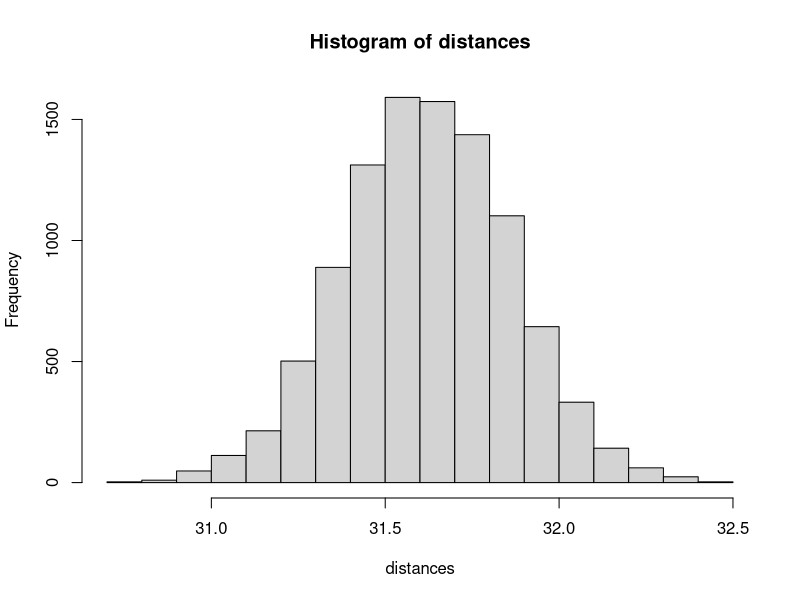

Recreate this plot in R.
# NN (Euclidean) distances in high dimensions:

n <- 6000 # dimensions
num_sim <- 10000 # number of draws

# Let's draw random vectors from the unit cube [0,1]^n

length_of_unit_vector <- norm(rep(1,n), type="2")

distances <- rep(0, n)
for(i in 1:num_sim){
  x1 <- runif(n)
  x2 <- runif(n)
  distances[i] <- norm(x1 - x2, type = "2")
}

hist(distances)

